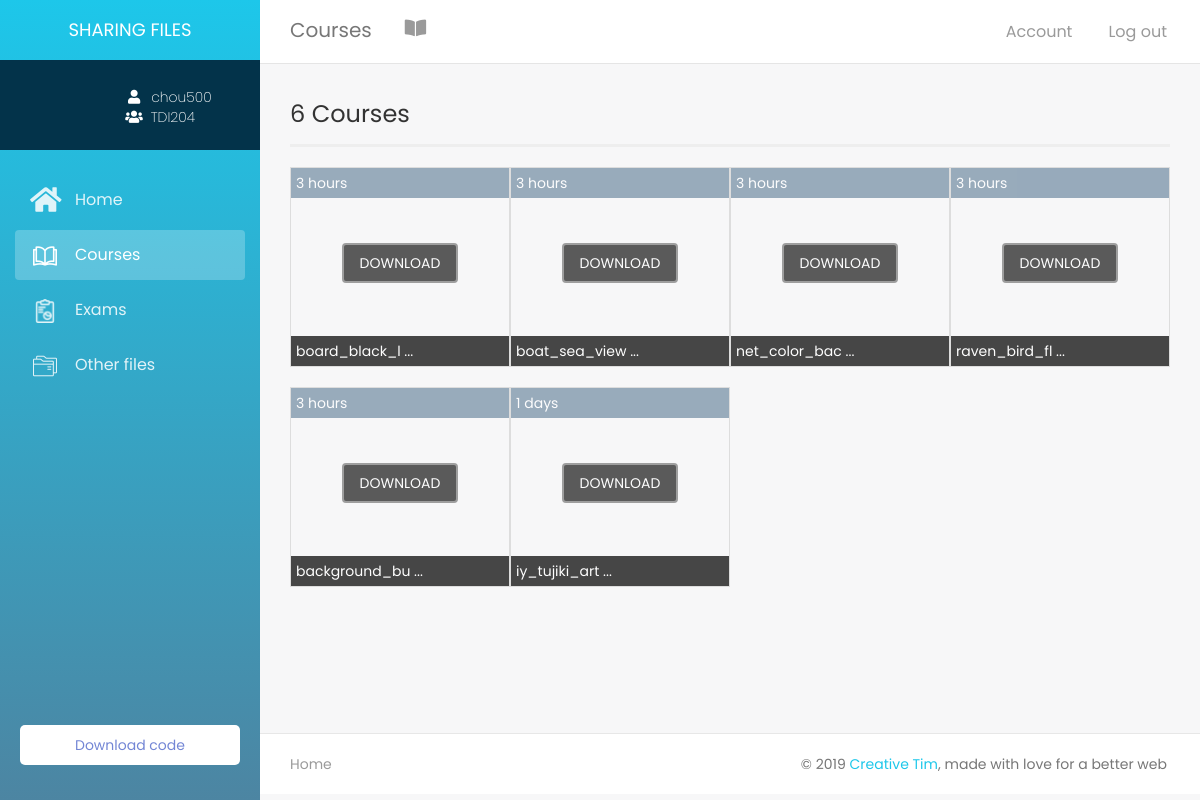
/index/student/courses.php?user=chou500 (signed in), run on the app's committed database.
### tables this page shows
CREATE TABLE IF NOT EXISTS `etudient` (
  `pseudo_etu` varchar(100) NOT NULL,
  `email_etu` varchar(100) NOT NULL,
  `prenom_etu` varchar(100) NOT NULL,
  `nom_etu` varchar(100) NOT NULL,
  `pass` varchar(100) NOT NULL,
  `adresse_etu` varchar(100) DEFAULT NULL,
  `pays_etu` varchar(100) DEFAULT NULL,
  `ville_etu` varchar(100) DEFAULT NULL,
  `tele_etu` varchar(100) DEFAULT NULL,
  `sexe_etu` varchar(100) NOT NULL,
  `propos_etu` text,
  `image_etu` text,
  `reponse` varchar(100) NOT NULL,
  `question` varchar(100) NOT NULL,
  `groupe_id` int(11) DEFAULT NULL,
  PRIMARY KEY (`pseudo_etu`),
  UNIQUE KEY `email_etu` (`email_etu`),
  KEY `question` (`question`),
  KEY `groupe_id` (`groupe_id`)
);

CREATE TABLE IF NOT EXISTS `groupe` (
  `id` int(11) NOT NULL AUTO_INCREMENT,
  `nom` varchar(255) NOT NULL,
  `description` text,
  `image_groupe` text,
  `date_creation` datetime DEFAULT CURRENT_TIMESTAMP,
  `pseudo_prof` varchar(100) NOT NULL,
  `nbr_fichier` int(11) DEFAULT '0',
  PRIMARY KEY (`id`),
  KEY `pseudo_prof` (`pseudo_prof`)
);

CREATE TABLE IF NOT EXISTS `fichier` (
  `nom` varchar(200) NOT NULL,
  `type` varchar(100) NOT NULL,
  `fich_date` datetime DEFAULT NULL,
  `groupe_id` int(11) NOT NULL,
  PRIMARY KEY (`nom`),
  KEY `groupe_id` (`groupe_id`)
);

### includes/functions.php (the view, shortened to what this page needs)
<?php
    require 'config.php';
    function get_groupeName($id){
        global $con;
        $rq = "SELECT nom FROM groupe WHERE id = '$id'";
        $res = mysqli_query($con, $rq);
        $row = mysqli_fetch_assoc($res);
        return $row['nom'];
    }
    function get_pageName(){
        $page = explode('.', basename($_SERVER['PHP_SELF']));
        return ucfirst($page[0]);
    }
    function get_index_theme(){
        if(isset($_SESSION['plan']))
        {
            $plan = $_SESSION['plan'];
            if($plan == 'student')
                return '<link rel="stylesheet" type="text/css" href="../assets/style/themes/student_theme.css"/>';
            return false;
        }
        else
            header('location: login.php');
    }
    function select_index_query($select,$table,$where,$username){
        global $con;
        $usern = mysqli_real_escape_string($con, $username);
        $rq = "SELECT $select FROM $table WHERE $where = '$usern'";
        $res = mysqli_query($con,$rq);
        return mysqli_fetch_assoc($res);
    }
    function get_time_unit($fich_date){
        $datenow = time();
        $file_date = strtotime($fich_date);
        $time_left = $datenow - $file_date;
        switch($time_left){
            case ($time_left >= 60*60 && $time_left < 60*60*24):
                $time_left = floor($time_left / (60*60));
                $unit = 'hours';break;
            case ($time_left >= 60*60*24 && $time_left < 60*60*24*7);
                $time_left = floor($time_left / (60*60*24));
                $unit = 'days';break;
        }
        return array('time_left' => $time_left, 'unit' => $unit);
    }
    function load_files_query($grp_id,$file_type,$current_page){
        global $con;
        $courses = array();
        $rq = "SELECT * FROM fichier WHERE type = '$file_type' AND groupe_id = '$grp_id' ORDER BY fich_date DESC";
        $res = mysqli_query($con,$rq);
        $i = 0;
        $courses[] = array();
        while($row = mysqli_fetch_assoc($res)){
            $file_name = $row['nom'];
            $fich_date = $row['fich_date'];
            $unit_and_time_left = get_time_unit($fich_date);
            $time_left = $unit_and_time_left['time_left'];
            $unit = $unit_and_time_left['unit'];
            $file_extension = get_file_extension($file_name);
            if($file_extension != 'png' && $file_extension != 'jpg' && $file_extension != 'jpeg'){
                $icon_dir = generate_icon($file_name,$current_page);
                $css = 'background-size: contain;';
            }
            else{
                $icon_dir = '../cloud/'.$file_name;
                $css = 'background-size: cover;';
            }
            $courses[$i] = '<div class="file col-xs-6 col-sm-4 col-md-2 col-lg-3" style="border:1px solid #ddd;height:200px;margin-top:20px;padding:0;position:relative;background-image: url('.$icon_dir.');'.$css.'">
            <div class="file-date" style="padding:5px;color:#fff;background-color:#708ba2;opacity:0.7;width:100%"><span id="date">'.$time_left.' '.$unit.'</span>
            <i id="'.$file_name.'" style="float:right;font-size:large;cursor:pointer;display:none;" class="delete_file fas fa-times-circle"></i>
            </div>
            <div id="ms-container">
                <label class="label-ms"  for="ms-download">
                    <div class="ms-content">
                        <div class="ms-content-inside">
                            <input type="checkbox" id="ms-download" />
                            <div class="ms-line-down-container">
                                <div class="ms-line-down"></div>
                            </div>
                            <div class="ms-line-point"></div>
                        </div>
                    </div>
                </label>
            </div>
            <div class="desc" style="padding:5px;color:#fff;background-color:#333;bottom:0;opacity:.9;position:absolute;width:100%"><span class="title">'.$file_name.'</span></div>
            <div class="download-container text-center" style="height:0"><a href="../cloud/'.$file_name.'" download><button type="button" class="btn-download btn btn-default" style="background-color:#333;color:#fff;z-index:999;margin-top:45px;">DOWNLOAD</button></a>
		    </div>
            </div>';
            $i= $i + 1;
        }
        return $courses;
    }
    function get_file_extension($file_name){
        $file_name = explode('.', $file_name);
        $file_extension = end($file_name);
        return $file_extension;
    }
    function get_files_count($current_page, $grp_id){
        global $con;
        switch($current_page){
            case ($current_page == 'Courses'):
                $type = 'course';break;
        }
        $res = mysqli_query($con,"select count(nom) from fichier WHERE type = '$type' AND groupe_id = '$grp_id' ");
        $row = mysqli_fetch_assoc($res);
        return $row['count(nom)'];
    }
?>

### index/student/courses.php (shortened to what this page needs)
<?php
    include '../includes/header.php';
?>
<?php
    if(isset($_GET['user']))
    {
        $username = $_GET['user'];
        if(!empty($username) && $username == $_SESSION['user'])
        {
    ?>
    <div class="wrapper">
        <div class="main-panel">
        <?php include '../includes/top_nav.php'; ?>
        <?php include '../includes/sidebar.php'; ?>
    <div class="content">
        <div class="container-fluid">
           <div class="top-panel row">
               <span class="courses_count" style="line-height:40px;font-size:x-large;"><?php echo get_files_count($current_page = get_pageName(), $grp_id); ?> Courses</span>
            </div>
            <div class="line"></div>
            <div id="file_container">
               <?php
                    $current_page = get_pageName();
                    $files = load_files_query($grp_id,'course',$current_page);
                    if($files[0] != null){
                        foreach ($files as $file) {
                           echo $file;
                        }
                    }
                ?>
            </div>
        </div>
    </div>
<?php
        }
        else
            header ('location: ../../login.php');
    }
    else
        redirect_url('home.php');
?>
<?php include '../includes/footer.php'; ?>

### index/includes/sidebar.php (shortened to what this page needs)
<?php
    $username = $_GET['user'];
    $plan = $_SESSION['plan'];
    if(!empty($username) && $username == $_SESSION['user'])
    {
        if($plan == 'professor'){
            $row = select_index_query('*','professeur','pseudo_prof',$username);
            $imageName = $row['image_prof'];
            $image_dir = '../professeur/assets/images/';
        }
        else{
            $row = select_index_query('*','etudient','pseudo_etu',$username);
            $imageName = $row['image_etu'];
            $grp_id = $row['groupe_id'];
        }
        if($row)
        {
            $image_dir = 'assets/images/';
                $image_dir = '../assets/default-images/'; ?>
    <div class="sidebar" >
	<div class="sidebar-wrapper">
        <div class="logo">
            <div class="simple-text">
                Sharing files
            </div>
        </div>
        <div class="profile">
            <div class="profile-img" id="profile-img" style="background-image: url(<?php echo $image_dir.$imageName?>)"></div>
            <div class="profile-info">
                <div class="username"><i class="fa fa-user" aria-hidden="true"></i><span class="username-text"><?php echo $username ?></span></div>
                <div class="groupe"><i class="fas fa-users" aria-hidden="true"></i><span class="groupe-text"><?php
                    if($plan == 'professor'){
                        if(isset($_SESSION['grp_id']))
                            echo get_groupeName($_SESSION['grp_id']);
                        else
                            echo 'N/A';
                    }
                    else
                        echo get_groupeName($grp_id);
                    ?></span></div>
            </div>
        </div>
        <ul class="nav">
            <?php
                $page_name = get_pageName();
            ?>
            <li <?php if($page_name == 'Home') echo 'class="active"'; ?> >
                <a href="home.php?user=<?php echo $username ?>">
                    <i class="fa fa-home" aria-hidden="true"></i>
                    <p>Home</p>
                </a>
            </li>
            <li <?php if($page_name == 'Courses') echo 'class="active"'; ?> >
                <a href="courses.php?user=<?php echo $username ?>">
                    <i aria-hidden="true"><img src="../assets/icons/open-book.png"></i>
                    <p>Courses</p>
                </a>
            </li>
            <li <?php if($page_name == 'Exams') echo 'class="active"'; ?> >
                <a href="exams.php?user=<?php echo $username ?>">
                    <i aria-hidden="true"><img src="../assets/icons/report.png"></i>
                    <p>Exams</p>
                </a>
            </li>
            <li <?php if($page_name == 'Files') echo 'class="active"'; ?> >
                <a href="files.php?user=<?php echo $username ?>">
                    <i aria-hidden="true"><img src="../assets/icons/folder.png"></i>
                    <p>Other files</p>
                </a>
            </li>
        </ul>
        <ul class="list-unstyled CTAs">
            <li>
                <a href="#" class="download">Download code</a>
            </li>
	    </ul>
	</div>
</div>
<?php
        }
    }
?>

### index/assets/style/style.css (style rules this page uses)
.profile { background-color: #03334a; padding: 10px 5px 10px 10px; display: flex; }
#profile-img { width: 33%; height: 70px; background-size: cover; border-radius: 50%; background-position: center; margin-left: 9%; }
.profile-info { padding: 7% 0% 0% 5%; }
.username-text { margin-left: 8px; }
.groupe-text { margin-left: 8px; }
.line { width: 100%; height: 1px; border-bottom: 3px solid #eee; }
.file { background-position: center; background-repeat: no-repeat; }
.row { margin-left: 0!important; }
.top-panel { margin-bottom: 10px; padding-right: 15px; }
ul.CTAs { padding: 20px; position: absolute; bottom: 0; width: 100%; }
ul.CTAs a { text-align: center; font-size: 1em; display: block; border-radius: 5px; margin-bottom: 5px; padding: 10px; }
a.download { background: #fff; color: #7386D5; }

### index/assets/style/themes/student_theme.css (style rules this page uses)
:root { --back-color: #64647e; --main-color: #1DC7EA; --second-color: #64647e; }
.sidebar { background: var(--main-color); background: linear-gradient(to bottom, var(--main-color) 0%, var(--back-color) 150%); background-size: 150% 150%; }

### data on the page
etudient: groupe.nom "TDI204"
fichier: fich_date "3", fich_date "hours"
fichier: fich_date "3", fich_date "hours"
fichier: fich_date "3", fich_date "hours"
fichier: fich_date "3", fich_date "hours"
fichier: fich_date "3", fich_date "hours"
fichier: fich_date "1", fich_date "days"

### other printed values
get_pageName() "Courses"
$username "chou500"
get_files_count($current_page = get_pageName(), $grp_id) "6"
$file_name "board_black_l ..."
$file_name "boat_sea_view ..."
$file_name "net_color_bac ..."
$file_name "raven_bird_fl ..."
$file_name "background_bu ..."
$file_name "iy_tujiki_art ..."
